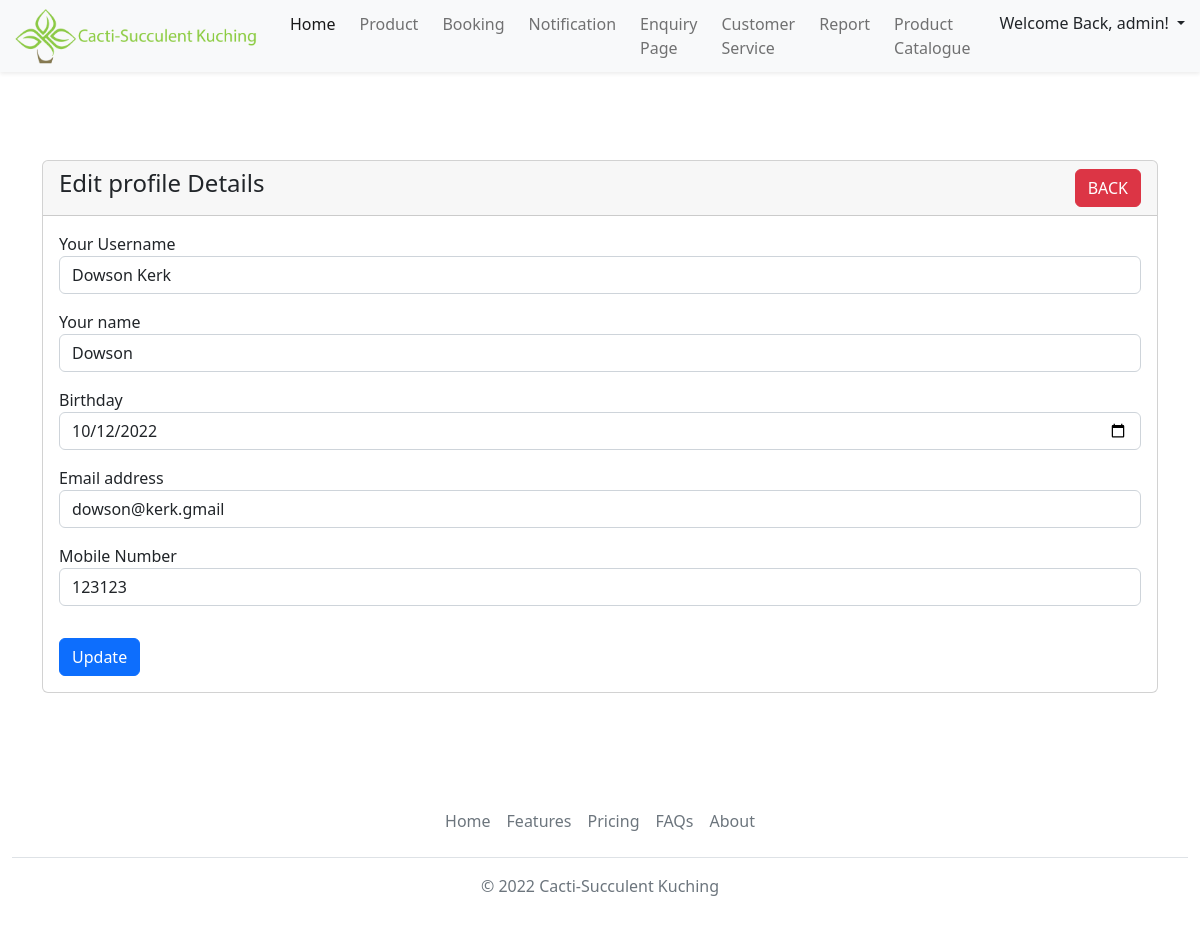
The app's page /admin/adminEdit.php?id=1 (signed in) with its own data.
### tables this page shows
CREATE TABLE `users` (
  `id` int(100) NOT NULL,
  `username` varchar(100) NOT NULL,
  `full_name` varchar(100) DEFAULT NULL,
  `birthday` date DEFAULT NULL,
  `contact_number` int(100) DEFAULT NULL,
  `email` varchar(100) NOT NULL,
  `user_type` varchar(100) NOT NULL,
  `password` varchar(100) NOT NULL
);

### admin/adminEdit.php (the view, shortened to what this page needs)
<?php
include('../Account.php');
?>
<!doctype html>
<html lang="en">
    <head>
        <link rel="stylesheet" href="..\styles\homepage.css">
        <link href="https://cdn.jsdelivr.net/npm/bootstrap@5.2.2/dist/css/bootstrap.min.css" rel="stylesheet">
    </head>
<body>
<nav class="navbar navbar-expand-lg">
    <div class="container-fluid fixed-top shadow-sm bg-light">
        <a class="navbar-brand" href="#">
            <img src="..\images\logo.png" alt="logo" style="width:250px;" class="rounded-pill">
        </a>
        <div class="collapse navbar-collapse justify-content-end" id="collapsibleNavbar">
            <ul class="navbar-nav">
                <li class="nav-item p-1">
                    <a class="nav-link active" href="#">Home</a>
                </li>
                <li class="nav-item p-1">
                    <a class="nav-link" href="#">Product</a>
                </li>
                <li class="nav-item p-1">
                    <a class="nav-link" href="#">Booking</a>
                </li>
                <li class="nav-item p-1">
                    <a class="nav-link" href="#">Notification</a>
                </li>
                <li class="nav-item p-1">
                    <a class="nav-link" href="#">Enquiry Page</a>
                </li>
                <li class="nav-item p-1">
                    <a class="nav-link" href="#">Customer Service</a>
                </li>
                <li class="nav-item p-1">
                    <a class="nav-link" href="#">Report</a>
                </li>
                <li class="nav-item p-1">
                    <a class="nav-link" href="#">Product Catalogue</a>
                </li>
                <li class="nav-item p-1">
                    <div class="dropdown">
                        <button class="btn dropdown-toggle" type="button" data-bs-toggle="dropdown" aria-expanded="false">
                             Welcome Back, <?php echo $_SESSION['user']['username']; ?>!
                        </button>
                    </div>
                </li>
            </ul>
        </div>
    </div>
</nav>
<br></br><br></br>
<div class="container mt-5">
<div class="row">
    <div class="col-md-12">
        <div class="card">
            <div class="card-header">
                <h4>Edit profile Details
                    <a href="adminManage.php" class="btn btn-danger float-end">BACK</a>
                </h4>
            </div>
            <div class="card-body">
                <?php
                    if(isset($_GET['id'])){
                    $id = mysqli_real_escape_string($con, $_GET['id']);
                    $query = "SELECT * FROM users WHERE id='$id'";
                    $query_run = mysqli_query($con, $query);
                    if(mysqli_num_rows($query_run) > 0)
                    {
                        $userInfo = mysqli_fetch_array($query_run);
                        ?>
                        <form class="" action="AdminUpdateProfile.php" method="POST">
                            <div class="form-group pb-3">
                              <label for="username">Your Username</label>
                              <input type="text" name="username" value="<?php echo $userInfo['username']; ?>" class="form-control">
                            </div>
                            <div class="form-group pb-3">
                              <label for="full_name">Your name</label>
                              <input type="text" name="full_name" value="<?php echo $userInfo['full_name']; ?>" class="form-control">
                            </div>
                            <div class="form-group pb-3">
                              <label for="username">Birthday</label>
                              <input type="date" name="birthday" value="<?php echo $userInfo['birthday']; ?>" class="form-control">
                            </div>
                            <div class="form-group pb-3">
                              <label for="email">Email address</label>
                              <input type="email" id="email" name="email" value="<?php echo $userInfo['email']; ?>" class="form-control">
                            </div>
                            <div class="form-group pb-3">
                              <label for="mobile">Mobile Number</label>
                              <input type="text" id="contact_number" name="contact_number" value="<?php echo $userInfo['contact_number']; ?>" class="form-control">
                            </div>
                            <div class="form-group pt-3">
                              <button type="submit" id="adminUpdate_user" name="adminUpdate_user" class="btn btn-primary">Update</button>
                            </div>
                        </form>
                        <?php
                         }
                    }
                ?>
            </div>
        </div>
    </div>
</div>
</div>
<br></br><br></br>
<div class='container-fluid border" style="width 100%;'>
  <footer class="py-1 my-2">
    <ul class="nav justify-content-center border-bottom pb-3 mb-3">
      <li class="nav-item"><a href="#" class="nav-link px-2 text-muted">Home</a></li>
      <li class="nav-item"><a href="#" class="nav-link px-2 text-muted">Features</a></li>
      <li class="nav-item"><a href="#" class="nav-link px-2 text-muted">Pricing</a></li>
      <li class="nav-item"><a href="#" class="nav-link px-2 text-muted">FAQs</a></li>
      <li class="nav-item"><a href="#" class="nav-link px-2 text-muted">About</a></li>
    </ul>
    <p class="text-center text-muted">© 2022 Cacti-Succulent Kuching</p>
  </footer>
</div>
</body>
</html>

### records on screen
users: username "Dowson Kerk", full_name "Dowson", birthday "10/12/2022", email "dowson@kerk.gmail", contact_number "123123"

### other values on screen
$_SESSION['user']['username'] "admin"
